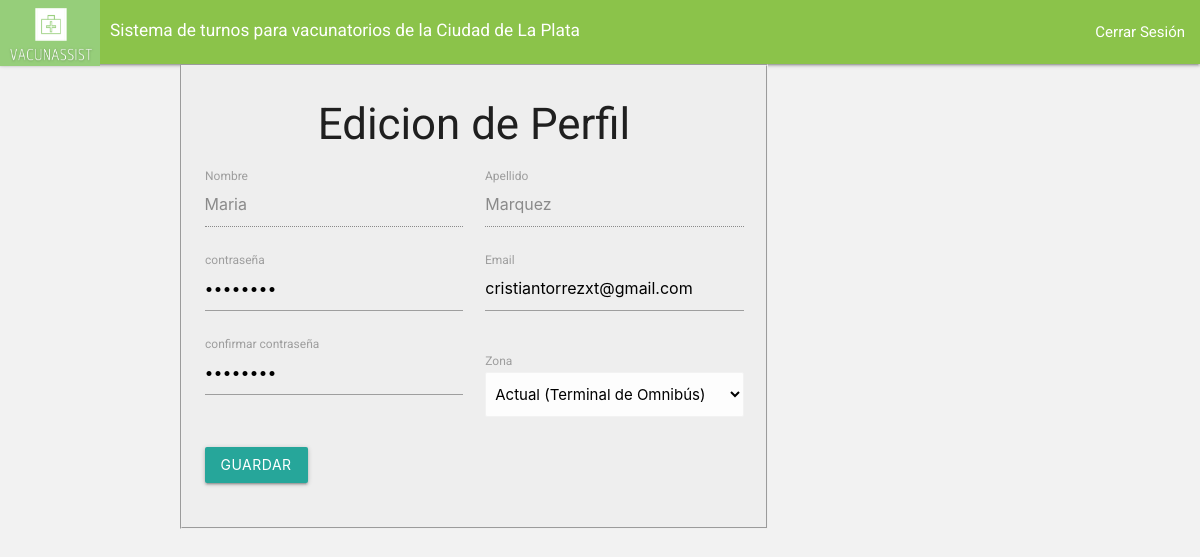
Screenshot of /editarPerfilPaciente/ with the database file from the repository.
### main/models.py (models this page shows, shortened)
class Paciente(models.Model):
    opciones=((1, 'Si'), (2, 'No'))
    paciente_nombre= models.CharField(max_length=20)
    paciente_apellido= models.CharField(max_length=20)
    paciente_fechaNac= models.DateTimeField("fecha nacimiento")
    paciente_zona= models.CharField(max_length=200)
    paciente_dni= models.CharField(max_length=200)
    paciente_email= models.EmailField(max_length=254)
    vac_Gripe_aplicada=models.SmallIntegerField(choices=opciones,default=2)
    vac_Gripe_turno= models.DateTimeField(null=True)
    vac_Gripe_asistencia=models.SmallIntegerField(choices=opciones,default=2)
    vac_Amarilla_aplicada=models.SmallIntegerField(choices=opciones,default=2)
    vac_Amarilla_turno= models.DateTimeField(null=True)
    vac_Amarilla_asistencia=models.SmallIntegerField(choices=opciones,default=2)
    vac_Covid1_aplicada=models.SmallIntegerField(choices=opciones,default=2)
    vac_Covid2_aplicada=models.SmallIntegerField(choices=opciones,default=2)
    vac_Covid_turno1= models.DateTimeField(null=True)
    vac_Covid_turno2= models.DateTimeField(null=True)
    vac_Covid1era_asistencia=models.SmallIntegerField(choices=opciones,default=2)
    vac_Covid2da_asistencia=models.SmallIntegerField(choices=opciones,default=2)
    codigo= models.PositiveIntegerField(default=0)
    contraseña = models.CharField(max_length=200)

### main/views.py (the view)
# urls.py: path('editarPerfilPaciente/', views.editarPerfilPaciente , name = "editarPerfilPaciente"),
def editarPerfilPaciente (request):
    usuario=Logeado.objects.get(numId=3)
    paciente=Paciente.objects.get(paciente_dni=usuario.usuarioLogeado)
    context = { 'apellido': paciente.paciente_apellido,
                'nombre': paciente.paciente_nombre,
                'contraseña': paciente.contraseña,
                'zona': paciente.paciente_zona,
                'email': paciente.paciente_email,
                    }
    return render(request,"main/editarPerfilPaciente.html", context)

### main/templates/main/editarPerfilPaciente.html (shortened to what this page needs)
<!DOCTYPE html>
{% load static %}
<html lang="en" dir="ltr">
  <head>
  	<link rel="stylesheet" href="estilos.css">
        <link rel="stylesheet" href="https://cdnjs.cloudflare.com/ajax/libs/materialize/1.0.0/css/materialize.min.css">
        <link type='text/css' href="{% static 'css/estilo.css' %}" rel="stylesheet" />
    <nav>
        <div class="nav-wrapper  light-green">
          <a href="/" class="brand-logo">
            <img src="{% static 'imagenes/Logo_VacunAssist_recortado.png' %}" class="img-fluid" width="100" height="66">
          <div class="right"  style="margin: 9px 0px 0px 10px">
            <h6>Sistema de turnos para vacunatorios de la Ciudad de La Plata</h6>
            </div>
          </a>
          <ul id="nav-mobile" class="right hide-on-med"><a href="#"></a>
            <li><a href="/login/">Cerrar Sesión</a></li>
          </ul>
        </div>
      </nav>
  </head>
  <body bgcolor="FFFFFF">
  <div class="container py4">
<fieldset>
        <div class="row">
          <div class="center">
            <h3>Edicion de  Perfil </h3>
          <form  action="/accionEditarPerfilPaciente/" method="post">{% csrf_token %}
            <div class="form-row">
              <div class="input-field col s12 m6">
                <label for="inputZip">Nombre</label>
                <input type="text" class="form-control" id="nombre" name="nombre" placeholder="{{nombre}}"  value="{{nombre}}"   name='nombre' disabled >
              </div>
              <div class="input-field col s12 m6">
                <label for="inputZip" >Apellido</label>
                <input type="text" class="form-control" id="apellido" name="apellido" placeholder="{{apellido}}" disabled value="{{apellido}}">
              </div>
            </div>
            <div class="form-row  has-success">
              <div class="input-field col s12 m6">
                <label for="inputPassword4"   class="control-label" for="inputSuccess">contraseña</label>
                <input type="Password" class="form-control" id="c1" name="c1"  value="{{contraseña}}" required>
              </div>
              <div class="input-field col s12 m6">
                <label for="inputEmail4">Email</label>
                <input type="email" class="form-control" id="e" name="e" placeholder="{{email}}" value="{{email}}">
              </div>
            </div>
            </div>
            <div class="form-row">
              <div class="input-field col s12 m6">
                  {% if v %}
                     <label for="inputPassword4"   class="control-label" for="inputSuccess" style="color:red;"> LAS CONTRASEÑAS DEBEN SER COINCIDENTES </label>
                  {% else %}
                     <label for="inputPassword4"   class="control-label" for="inputSuccess">confirmar contraseña</label>
                  {% endif%}
                <input type="Password" class="form-control" id="c2" name="c2" value="{{contraseña}}"  required>
              </div>
              <div class="input-field col s12 m6">
                <div class="">
                  <label for="inputZip">Zona</label>
                </div>
                <select id= "zona" class="browser-default"   name="zona" required>
                  <option value="{{zona}}" > Actual ({{zona}})</option>
                </select>
              </div>
            </div>
            <div class="form-group">
              <div class="input-field col s12 m6">
                <button type="submit" class="btn btn-primary">Guardar</button>
              </div>
            </div>
          </div>
</fieldset>
    </body>
</html>

### main/templates/main/estilos.css (style rules this page uses)
* { margin: 0; padding: 0; box-sizing: border-box; }
body { background: #f2f2f2; font-family: 'Roboto', sans-serif; min-height: 100vh; }

### main/templates/main/editarPerfilPaciente.html (style rules this page uses)
fieldset { background-color: #eeeeee; display: block; width: 70%; border: 2px groove (internal value); }
input { margin: 5px; }

### rows the page displays
Paciente: nombre "Maria", apellido "Marquez", e "cristiantorrezxt@gmail.com"
